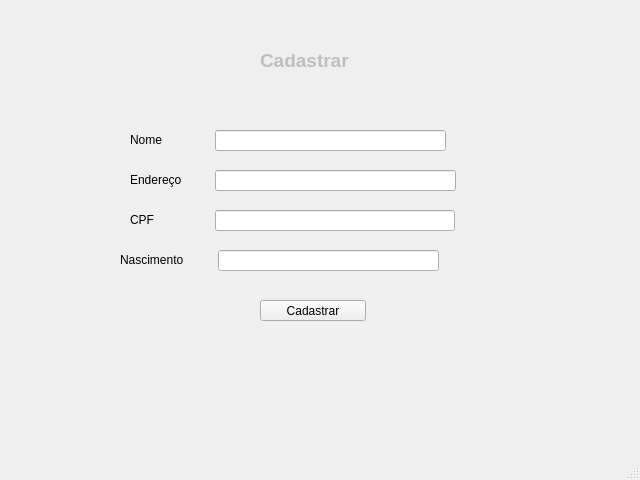
<?xml version="1.0" encoding="UTF-8"?>
<ui version="4.0">
 <class>MainWindow</class>
 <widget class="QMainWindow" name="MainWindow">
  <property name="geometry">
   <rect>
    <x>0</x>
    <y>0</y>
    <width>640</width>
    <height>480</height>
   </rect>
  </property>
  <property name="windowTitle">
   <string>MainWindow</string>
  </property>
  <widget class="QWidget" name="centralwidget">
   <widget class="QLabel" name="Cadastro">
    <property name="enabled">
     <bool>false</bool>
    </property>
    <property name="geometry">
     <rect>
      <x>260</x>
      <y>40</y>
      <width>100</width>
      <height>41</height>
     </rect>
    </property>
    <property name="maximumSize">
     <size>
      <width>100</width>
      <height>200</height>
     </size>
    </property>
    <property name="font">
     <font>
      <pointsize>14</pointsize>
      <weight>75</weight>
      <bold>true</bold>
     </font>
    </property>
    <property name="text">
     <string>Cadastrar</string>
    </property>
   </widget>
   <widget class="QLineEdit" name="lineEdit">
    <property name="geometry">
     <rect>
      <x>215</x>
      <y>130</y>
      <width>231</width>
      <height>21</height>
     </rect>
    </property>
   </widget>
   <widget class="QLabel" name="label">
    <property name="geometry">
     <rect>
      <x>130</x>
      <y>130</y>
      <width>63</width>
      <height>20</height>
     </rect>
    </property>
    <property name="text">
     <string>Nome</string>
    </property>
   </widget>
   <widget class="QLineEdit" name="lineEdit_2">
    <property name="geometry">
     <rect>
      <x>215</x>
      <y>170</y>
      <width>241</width>
      <height>21</height>
     </rect>
    </property>
    <property name="text">
     <string/>
    </property>
   </widget>
   <widget class="QLabel" name="label_2">
    <property name="geometry">
     <rect>
      <x>130</x>
      <y>170</y>
      <width>71</width>
      <height>20</height>
     </rect>
    </property>
    <property name="text">
     <string>Endereço</string>
    </property>
   </widget>
   <widget class="QLineEdit" name="lineEdit_3">
    <property name="geometry">
     <rect>
      <x>215</x>
      <y>210</y>
      <width>240</width>
      <height>21</height>
     </rect>
    </property>
   </widget>
   <widget class="QLabel" name="label_3">
    <property name="geometry">
     <rect>
      <x>130</x>
      <y>210</y>
      <width>63</width>
      <height>20</height>
     </rect>
    </property>
    <property name="text">
     <string>CPF</string>
    </property>
   </widget>
   <widget class="QLineEdit" name="lineEdit_4">
    <property name="geometry">
     <rect>
      <x>218</x>
      <y>250</y>
      <width>221</width>
      <height>21</height>
     </rect>
    </property>
   </widget>
   <widget class="QLabel" name="label_4">
    <property name="geometry">
     <rect>
      <x>120</x>
      <y>250</y>
      <width>91</width>
      <height>20</height>
     </rect>
    </property>
    <property name="text">
     <string>Nascimento</string>
    </property>
   </widget>
   <widget class="QPushButton" name="pushButton">
    <property name="geometry">
     <rect>
      <x>260</x>
      <y>300</y>
      <width>106</width>
      <height>21</height>
     </rect>
    </property>
    <property name="text">
     <string>Cadastrar</string>
    </property>
   </widget>
  </widget>
  <widget class="QStatusBar" name="statusbar"/>
 </widget>
 <resources/>
 <connections/>
</ui>
